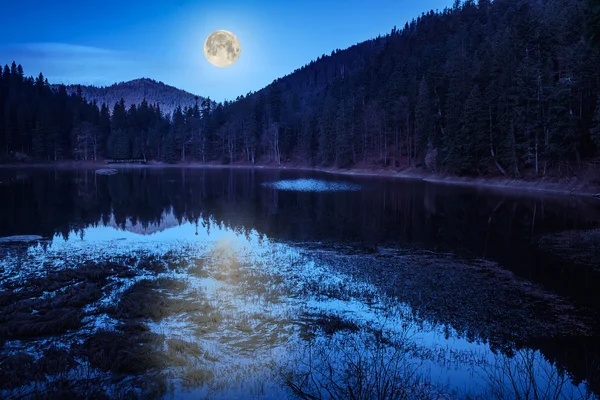
#> input picture Images/full moon.jpg, 600 x 400 px
$ python chatgpt_blending.py
#> lines starting #> are read from the running program, lines starting #| are printed output that depends on the picture; after the words box and inside, x2 and y2 are one past the last pixel; in counts of white or black regions, pixels touching at a corner belong together
"""
blending_examples.py

Requirements:
    pip install opencv-python numpy

Usage:
    python blending_examples.py

Make sure you provide two images of roughly the same size, or let the script resize them.
"""

import cv2
import numpy as np
import os

def load_and_resize(path, size=(600, 600)):
#> called with path = '../Images/full moon.jpg', size = (400, 400)
    img = cv2.imread(path, cv2.IMREAD_COLOR)
#> img is the input picture: shape (400, 600, 3); mean B, G, R 96, 57.8, 33.1
    if img is None:
        raise FileNotFoundError(f"Could not load image: {path}")
    return cv2.resize(img, size)
#> call 2 of load_and_resize, with path = '../Images/deer.jpg', size = (400, 400)
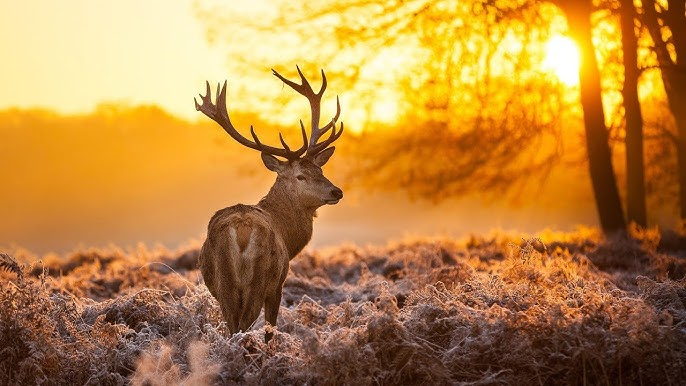
#> input picture Images/deer.jpg, 686 x 386 px
#> in load_and_resize, img is the input picture: shape (386, 686, 3); mean B, G, R 67.3, 133.8, 184.4

def alpha_blend(A, B, alpha=0.5):
    """Simple weighted average blend."""
#> called with alpha = 0.6
    return cv2.addWeighted(A, alpha, B, 1 - alpha, 0)

def mask_alpha_blend(A, B, mask):
    """
    Blend using a mask with values in [0,1] float32.
    result = mask*A + (1-mask)*B
    mask should be single channel float32 or 3-channel float32.
    """
    if mask.ndim == 2:
        mask = mask[:, :, None]
    return (mask * A.astype(np.float32) + (1 - mask) * B.astype(np.float32)).astype(np.uint8)

def linear_gradient_mask(shape, horizontal=True, invert=False):
    """Create a float mask that transitions linearly from 1->0 across width (or height)."""
    h, w = shape[:2]
    if horizontal:
        grad = np.linspace(1.0, 0.0, w)
        if invert:
            grad = grad[::-1]
        mask = np.tile(grad, (h, 1)).astype(np.float32)
    else:
        grad = np.linspace(1.0, 0.0, h)
        if invert:
            grad = grad[::-1]
        mask = np.tile(grad[:, None], (1, w)).astype(np.float32)
    return mask

def feather_mask(shape, center=None, radius=None):
    """Creates a circular feathered mask (1 inside center, 0 outside), with gaussian feathering."""
#> in mask_alpha_blend (call 2), `return (mask * A.astype(np.float32) + (1 - mask) * B.astype(np.float32..`:
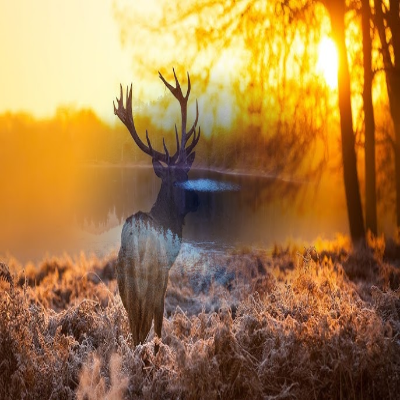
#> returned value: shape (400, 400, 3); mean of channels 0, 1, 2 70.5, 124.6, 165.8; drawn as B, G, R
    h, w = shape[:2]
    if center is None:
        center = (w//2, h//2)
    if radius is None:
        radius = min(h, w) // 3
    Y, X = np.ogrid[:h, :w]
    dist = np.sqrt((X - center[0])**2 + (Y - center[1])**2)
    mask = np.clip((radius - dist) / radius, 0, 1)
    # smooth edges with Gaussian blur for better feather
    mask = cv2.GaussianBlur(mask.astype(np.float32), (31,31), 0)
    return mask.astype(np.float32)

def pyramid_blend(A, B, mask, levels=6):
    """
    Multi-resolution blending using Laplacian pyramids.
    - A, B: color images (uint8) same size
    - mask: single channel float32 in [0,1] same size
    - levels: number of pyramid levels
    """
#> called with levels = 6
    # Convert mask to 3-channel float
    if mask.ndim == 2:
        mask3 = np.stack([mask]*3, axis=2)
    else:
        mask3 = mask.astype(np.float32)

    # Build Gaussian pyramids for A, B and mask
    GA = [A.astype(np.float32)]
    GB = [B.astype(np.float32)]
    GM = [mask3.astype(np.float32)]
    for i in range(levels):
        GA.append(cv2.pyrDown(GA[-1]))
        GB.append(cv2.pyrDown(GB[-1]))
        GM.append(cv2.pyrDown(GM[-1]))
#> after the loop, GA = 7 items; GB = 7 items; GM = 7 items

    # Build Laplacian pyramids for A and B
    LA = []
    LB = []
    for i in range(levels):
        size = (GA[i].shape[1], GA[i].shape[0])  # width, height
        GE_A_up = cv2.pyrUp(GA[i+1], dstsize=size)
        GE_B_up = cv2.pyrUp(GB[i+1], dstsize=size)
        LA.append(cv2.subtract(GA[i], GE_A_up))
        LB.append(cv2.subtract(GB[i], GE_B_up))
#> after the loop, LA = 6 items; LB = 6 items
    # The smallest level
    LA.append(GA[-1])
    LB.append(GB[-1])

    # Blend pyramids using mask's Gaussian pyramid
    LS = []
    for la, lb, gm in zip(LA, LB, GM):
        ls = la * gm + lb * (1.0 - gm)
        LS.append(ls)
#> this loop made 7 passes
#> after the loop, LS = 7 items

    # Reconstruct
    result = LS[-1]
    for i in range(len(LS)-2, -1, -1):
        size = (LS[i].shape[1], LS[i].shape[0])
        result = cv2.pyrUp(result, dstsize=size)
        result = cv2.add(result, LS[i])
#> this loop made 6 passes
#> (i, size) on passes 1, 2, 4, 5, 6: (5, (13, 13)), (4, (25, 25)), (2, (100, 100)), (1, (200, 200)), (0, (400, 400))
#> size on pass 3: (50, 50)

    # Clip and convert
    result = np.clip(result, 0, 255).astype(np.uint8)
    return result

def seamless_clone(A, B, mask):
    """
    Use OpenCV Poisson seamless cloning to copy A into B guided by mask.
    - A: source patch (uint8)
    - B: destination image (uint8)
    - mask: single channel uint8 mask where 255 = copy region
    We will place A at the center of B for demo.
    """
    h, w = B.shape[:2]
#> h = 400; w = 400
    center = (w//2, h//2)
#> center = (200, 200)
    if mask.dtype != np.uint8:
        m = (mask * 255).astype(np.uint8)
    else:
        m = mask
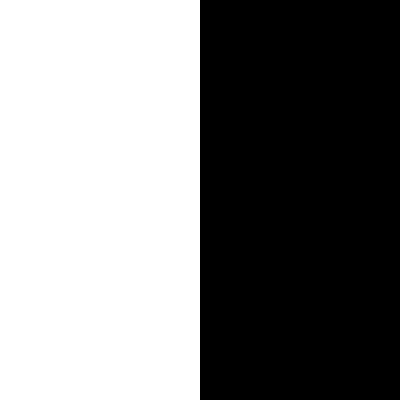
#> m: shape (400, 400); 50% white; 1 white region, box (x1, y1, x2, y2) and area: (0, 0, 200, 400) 80000
    try:
        output = cv2.seamlessClone(A, B, m, center, cv2.NORMAL_CLONE)
    except Exception as e:
        print("seamlessClone failed:", e)
        return B
    return output

def show_and_save(name, img, folder="Outputs"):
    os.makedirs("Outputs", exist_ok=True)
    path = os.path.join(folder, f"{name}.jpg")
    cv2.imwrite(path, img)
    cv2.imshow(name, img)

def ensure_same_size(A, B, target_size=(600,600)):
    A_rs = cv2.resize(A, target_size)
    B_rs = cv2.resize(B, target_size)
    return A_rs, B_rs

def main():
    # -------- CONFIG --------
    img1_path = r"../Images/full moon.jpg"   # replace with your path
    img2_path = r"../Images/deer.jpg"   # replace with your path
    size = (400, 400)          # resize target (w,h)
    levels = 6                 # pyramid levels
    # ------------------------

    # Load
    A = load_and_resize(img1_path, size=size)
    B = load_and_resize(img2_path, size=size)

    # Ensure same size (height,width)
    A, B = ensure_same_size(A, B, size)

    # 1) Simple alpha blending
    alpha_res = alpha_blend(A, B, alpha=0.6)
    show_and_save("alpha_blend", alpha_res)

    # 2) Linear gradient blend (left->right)
    grad_mask = linear_gradient_mask(A.shape, horizontal=True)  # 1 on left, 0 on right
    linear_res = mask_alpha_blend(A, B, grad_mask)
    show_and_save("linear_gradient_blend", linear_res)

    # 3) Feathered circular mask blend
    fmask = feather_mask(A.shape)
    feather_res = mask_alpha_blend(A, B, fmask)
    show_and_save("feather_blend", feather_res)

    # 4) Pyramid (multi-resolution) blend using same linear mask but smoothed
    # use the linear mask but blur it to avoid hard seams in pyramid
    mask_for_pyr = cv2.GaussianBlur(grad_mask, (51,51), 0)
    pyr_res = pyramid_blend(A, B, mask_for_pyr, levels=levels)
    show_and_save("pyramid_blend", pyr_res)

    # 5) Poisson seamless clone
    # create binary mask for the left half of A
    half_mask = np.zeros((A.shape[0], A.shape[1]), dtype=np.uint8)
    half_mask[:, :A.shape[1]//2] = 255
    # For clone, we need source patch; put A on top of B's region by cropping or using A directly.
    # Here we clone A into B using the half_mask (centered)
    clone_res = seamless_clone(A, B, half_mask)
    show_and_save("seamless_clone", clone_res)

    # Arrange a combined comparison image (grid)
    h, w = A.shape[:2]
#> h = 400; w = 400
    row1 = np.hstack([A, B, alpha_res])
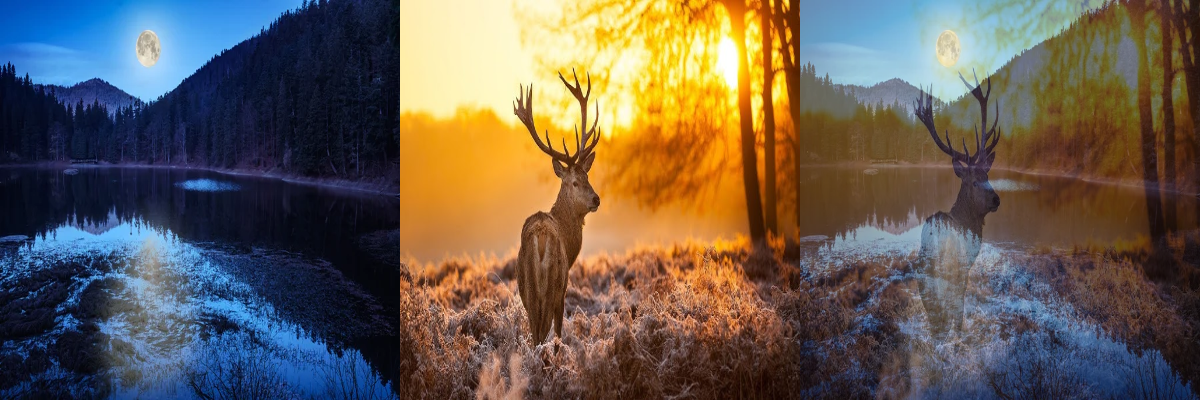
#> row1: shape (400, 1200, 3); mean of channels 0, 1, 2 82.6, 93.3, 103.7; drawn as B, G, R
    row2 = np.hstack([linear_res, feather_res, pyr_res])
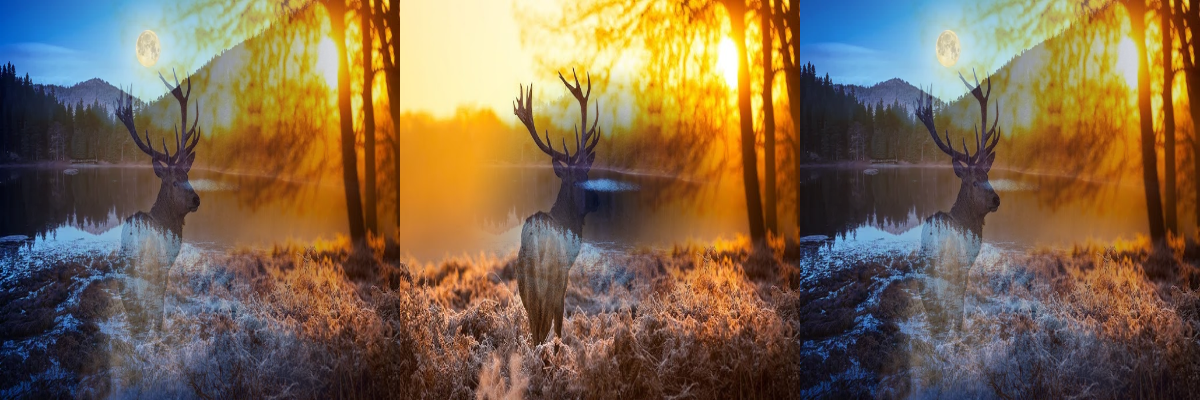
#> row2: shape (400, 1200, 3); mean of channels 0, 1, 2 77, 104, 125.9; drawn as B, G, R
    # resize clone to same h,w for layout if needed
    clone_small = cv2.resize(clone_res, (w, h))
    row3 = np.hstack([clone_small, np.zeros_like(A), np.zeros_like(A)])  # padding
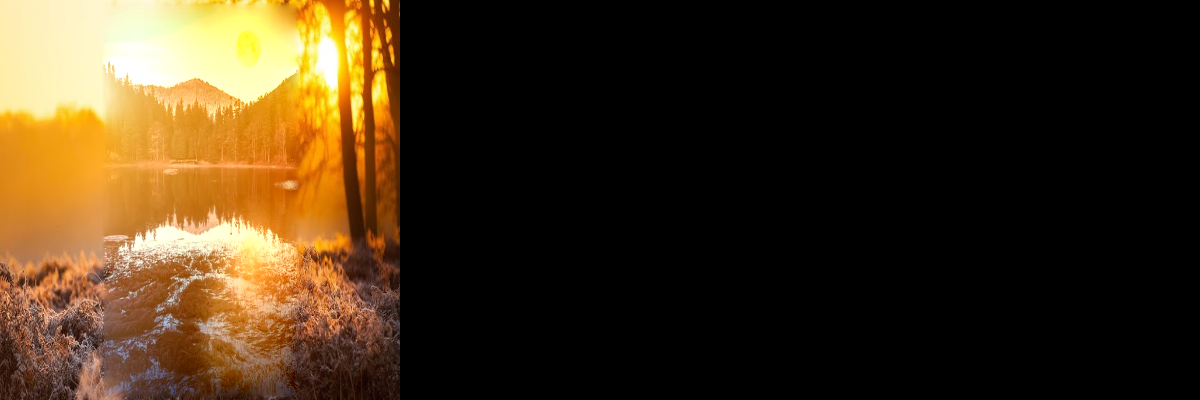
#> row3: shape (400, 1200, 3); mean of channels 0, 1, 2 24.5, 47.3, 64.5; drawn as B, G, R
    # Stack rows (ensure same width)
    comp = np.vstack([row1, row2, row3])
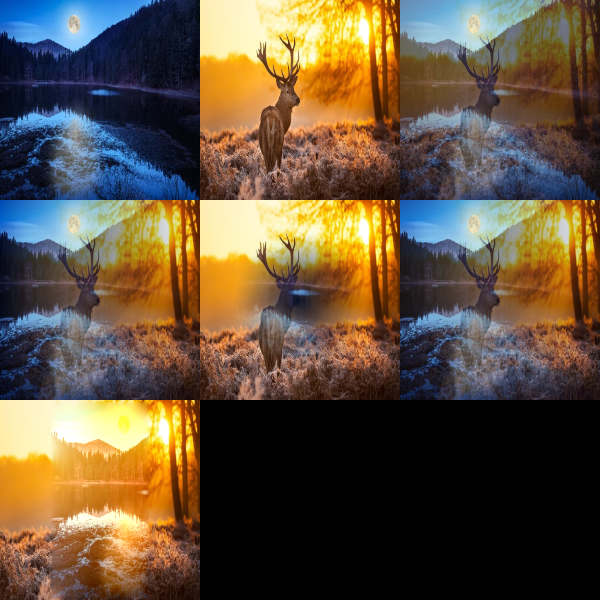
#> comp: shape (1200, 1200, 3) (shown at 1/2 size); mean of channels 0, 1, 2 61.4, 81.5, 98; drawn as B, G, R

    show_and_save("comparison_grid", comp)

    print("Displaying windows. Press any key in a window to close all and finish.")
    cv2.waitKey(0)
    cv2.destroyAllWindows()
    print("Outputs saved to ./outputs/")

if __name__ == "__main__":
    main()
